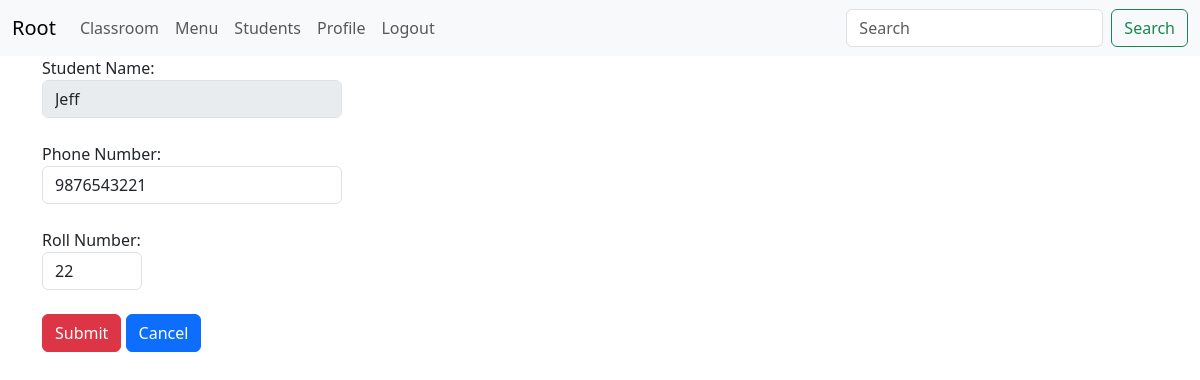
/crud/update-student-profile/7/ (signed in), run on an earlier commit of the app's database.
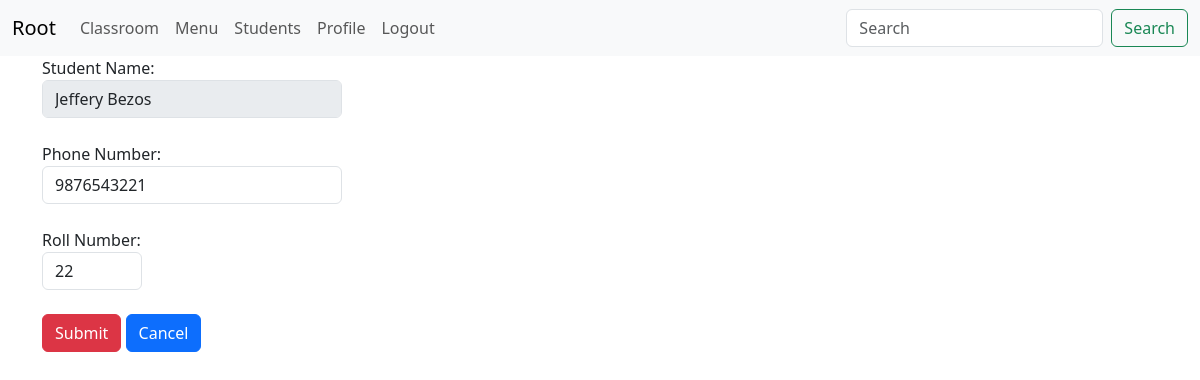
And on a later commit of the database.
### crud/models.py (models this page shows)
class StudentProfile(models.Model):
    student = models.OneToOneField(Student, on_delete=models.CASCADE)
    phone = models.CharField(max_length=14)
    roll_no = models.IntegerField()
    profile_picture = models.FileField(null=True, blank=True, upload_to='profile_pictures')

class Student(models.Model):
    name = models.CharField(max_length=20)
    email = models.EmailField(max_length=40)
    age = models.IntegerField()
    address = models.CharField(max_length=20)
    classroom = models.ForeignKey(ClassRoom, on_delete=models.CASCADE)

### crud/views.py (the view)
# urls.py: path('update-student-profile/<int:id>/', update_student_profile, name='update_student_profile'),
@login_required
def update_student_profile(request, id):
    profiles = StudentProfile.objects.get(id=id)
    if request.method == "POST":
        phone = request.POST.get("phone")
        roll = request.POST.get("roll")
        StudentProfile.objects.filter(id=id).update(phone=phone, roll_no=roll)
        return redirect('student_profile')
    return render(request, template_name="crud/update_student_profile.html", context={"profiles": profiles})

### crud/templates/crud/update_student_profile.html (shortened to what this page needs)
{% extends 'core/base.html' %}
{% block content %}
<form method="post" action="{% url 'update_student_profile' profiles.id %}">
    Student Name:<br>
    <input disabled value="{{ profiles.student.name }}" class="form form-control" name="student" style="width:300px"><br>
    Phone Number:<br>
    <input value="{{ profiles.phone }}" class="form form-control" name="phone" style="width:300px"><br>
    Roll Number:<br>
    <input value="{{ profiles.roll_no }}" class="form form-control" name="roll" style="width:100px"><br>
    <button class="btn btn-danger" type="submit">Submit</button>
    <a href="{% url 'student_profile' %}" class="btn btn-primary">Cancel</a>
</form>
{% endblock %}

What changed in the data, as far as the page shows it:
changed through a linked row, StudentProfile: student "Jeff" → "Jeffery Bezos"
